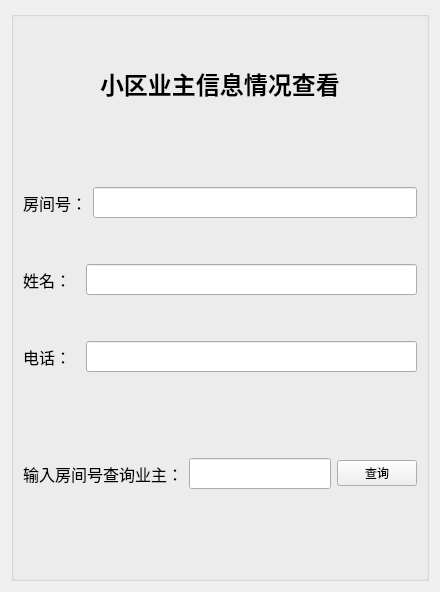
        <widget class="QWidget" name="tab">
         <attribute name="title">
          <string>业主信息管理</string>
         </attribute>
         <layout class="QGridLayout" name="gridLayout_2">
          <item row="0" column="0">
           <widget class="QGroupBox" name="groupBox">
            <property name="title">
             <string/>
            </property>
            <layout class="QGridLayout" name="gridLayout">
             <item row="0" column="0">
              <layout class="QVBoxLayout" name="verticalLayout_2">
               <item>
                <spacer name="verticalSpacer_8">
                 <property name="orientation">
                  <enum>Qt::Vertical</enum>
                 </property>
                 <property name="sizeHint" stdset="0">
                  <size>
                   <width>20</width>
                   <height>40</height>
                  </size>
                 </property>
                </spacer>
               </item>
               <item>
                <layout class="QHBoxLayout" name="horizontalLayout">
                 <item>
                  <spacer name="horizontalSpacer">
                   <property name="orientation">
                    <enum>Qt::Horizontal</enum>
                   </property>
                   <property name="sizeHint" stdset="0">
                    <size>
                     <width>40</width>
                     <height>20</height>
                    </size>
                   </property>
                  </spacer>
                 </item>
                 <item>
                  <widget class="QLabel" name="label">
                   <property name="text">
                    <string>&lt;html&gt;&lt;head/&gt;&lt;body&gt;&lt;p&gt;&lt;span style=&quot; font-size:18pt; font-weight:600;&quot;&gt;小区业主信息情况查看&lt;/span&gt;&lt;/p&gt;&lt;/body&gt;&lt;/html&gt;</string>
                   </property>
                  </widget>
                 </item>
                 <item>
                  <spacer name="horizontalSpacer_18">
                   <property name="orientation">
                    <enum>Qt::Horizontal</enum>
                   </property>
                   <property name="sizeHint" stdset="0">
                    <size>
                     <width>40</width>
                     <height>20</height>
                    </size>
                   </property>
                  </spacer>
                 </item>
                </layout>
               </item>
               <item>
                <spacer name="verticalSpacer_5">
                 <property name="orientation">
                  <enum>Qt::Vertical</enum>
                 </property>
                 <property name="sizeHint" stdset="0">
                  <size>
                   <width>20</width>
                   <height>40</height>
                  </size>
                 </property>
                </spacer>
               </item>
               <item>
                <layout class="QHBoxLayout" name="horizontalLayout_6">
                 <item>
                  <layout class="QVBoxLayout" name="verticalLayout">
                   <item>
                    <spacer name="verticalSpacer">
                     <property name="orientation">
                      <enum>Qt::Vertical</enum>
                     </property>
                     <property name="sizeHint" stdset="0">
                      <size>
                       <width>20</width>
                       <height>40</height>
                      </size>
                     </property>
                    </spacer>
                   </item>
                   <item>
                    <layout class="QHBoxLayout" name="horizontalLayout_2"/>
                   </item>
                   <item>
                    <layout class="QHBoxLayout" name="horizontalLayout_3">
                     <item>
                      <widget class="QLabel" name="label_2">
                       <property name="font">
                        <font>
                         <family>Agency FB</family>
                         <pointsize>12</pointsize>
                        </font>
                       </property>
                       <property name="text">
                        <string>房间号：</string>
                       </property>
                      </widget>
                     </item>
                     <item>
                      <widget class="QLineEdit" name="lineEdit">
                       <property name="font">
                        <font>
                         <family>Agency FB</family>
                         <pointsize>12</pointsize>
                        </font>
                       </property>
                      </widget>
                     </item>
                    </layout>
                   </item>
                   <item>
                    <spacer name="verticalSpacer_2">
                     <property name="orientation">
                      <enum>Qt::Vertical</enum>
                     </property>
                     <property name="sizeHint" stdset="0">
                      <size>
                       <width>20</width>
                       <height>40</height>
                      </size>
                     </property>
                    </spacer>
                   </item>
                   <item>
                    <layout class="QHBoxLayout" name="horizontalLayout_5">
                     <item>
                      <widget class="QLabel" name="label_4">
                       <property name="font">
                        <font>
                         <family>Agency FB</family>
                         <pointsize>12</pointsize>
                        </font>
                       </property>
                       <property name="text">
                        <string>姓名：  </string>
                       </property>
                      </widget>
                     </item>
                     <item>
                      <widget class="QLineEdit" name="lineEdit_3">
                       <property name="font">
                        <font>
                         <family>Agency FB</family>
                         <pointsize>12</pointsize>
                        </font>
                       </property>
                      </widget>
                     </item>
                    </layout>
                   </item>
                   <item>
                    <spacer name="verticalSpacer_3">
                     <property name="orientation">
                      <enum>Qt::Vertical</enum>
                     </property>
                     <property name="sizeHint" stdset="0">
                      <size>
                       <width>20</width>
                       <height>40</height>
                      </size>
                     </property>
                    </spacer>
                   </item>
                   <item>
                    <layout class="QHBoxLayout" name="horizontalLayout_4">
                     <item>
                      <widget class="QLabel" name="label_3">
                       <property name="font">
                        <font>
                         <family>Agency FB</family>
                         <pointsize>12</pointsize>
                        </font>
                       </property>
                       <property name="text">
                        <string>电话：  </string>
                       </property>
                      </widget>
                     </item>
                     <item>
                      <widget class="QLineEdit" name="lineEdit_2">
                       <property name="font">
                        <font>
                         <family>Agency FB</family>
                         <pointsize>12</pointsize>
                        </font>
                       </property>
                      </widget>
                     </item>
                    </layout>
                   </item>
                   <item>
                    <spacer name="verticalSpacer_9">
                     <property name="orientation">
                      <enum>Qt::Vertical</enum>
                     </property>
                     <property name="sizeHint" stdset="0">
                      <size>
                       <width>20</width>
                       <height>40</height>
                      </size>
                     </property>
                    </spacer>
                   </item>
                  </layout>
                 </item>
                </layout>
               </item>
               <item>
                <layout class="QVBoxLayout" name="verticalLayout_10"/>
               </item>
               <item>
                <spacer name="verticalSpacer_4">
                 <property name="orientation">
                  <enum>Qt::Vertical</enum>
                 </property>
                 <property name="sizeHint" stdset="0">
                  <size>
                   <width>20</width>
                   <height>40</height>
                  </size>
                 </property>
                </spacer>
               </item>
               <item>
                <layout class="QHBoxLayout" name="horizontalLayout_7">
                 <item>
                  <widget class="QLabel" name="label_5">
                   <property name="font">
                    <font>
                     <family>Agency FB</family>
                     <pointsize>12</pointsize>
                    </font>
                   </property>
                   <property name="text">
                    <string>输入房间号查询业主：</string>
                   </property>
                  </widget>
                 </item>
                 <item>
                  <widget class="QLineEdit" name="lineEdit_4">
                   <property name="font">
                    <font>
                     <family>Agency FB</family>
                     <pointsize>12</pointsize>
                    </font>
                   </property>
                  </widget>
                 </item>
                 <item>
                  <widget class="QPushButton" name="pushButton_2">
                   <property name="text">
                    <string>查询</string>
                   </property>
                  </widget>
                 </item>
                </layout>
               </item>
               <item>
                <spacer name="verticalSpacer_7">
                 <property name="orientation">
                  <enum>Qt::Vertical</enum>
                 </property>
                 <property name="sizeHint" stdset="0">
                  <size>
                   <width>20</width>
                   <height>40</height>
                  </size>
                 </property>
                </spacer>
               </item>
               <item>
                <spacer name="verticalSpacer_6">
                 <property name="orientation">
                  <enum>Qt::Vertical</enum>
                 </property>
                 <property name="sizeHint" stdset="0">
                  <size>
                   <width>20</width>
                   <height>40</height>
                  </size>
                 </property>
                </spacer>
               </item>
              </layout>
             </item>
            </layout>
           </widget>
          </item>
         </layout>
        </widget>
